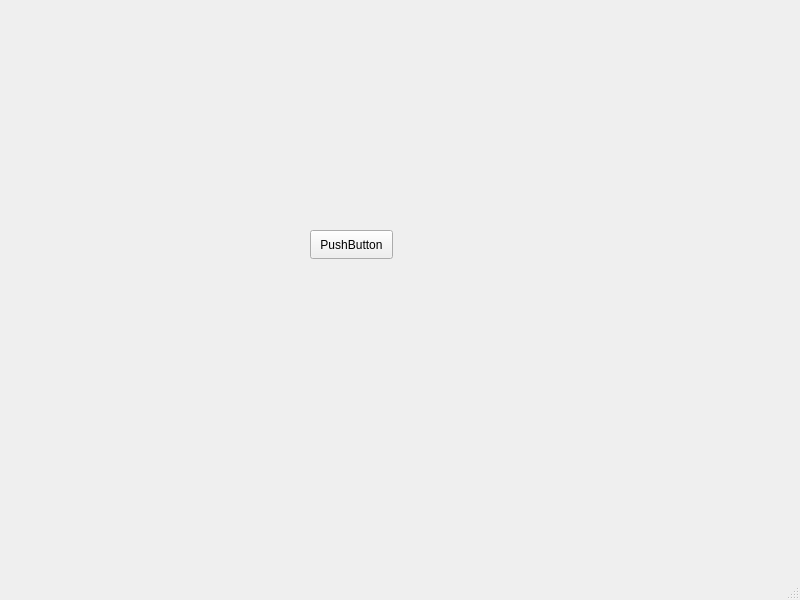
<?xml version="1.0" encoding="UTF-8"?>
<ui version="4.0">
 <class>MainWindow</class>
 <widget class="QMainWindow" name="MainWindow">
  <property name="geometry">
   <rect>
    <x>0</x>
    <y>0</y>
    <width>800</width>
    <height>600</height>
   </rect>
  </property>
  <property name="windowTitle">
   <string>MainWindow</string>
  </property>
  <widget class="QWidget" name="centralwidget">
   <widget class="QPushButton" name="pushButton">
    <property name="geometry">
     <rect>
      <x>310</x>
      <y>230</y>
      <width>83</width>
      <height>29</height>
     </rect>
    </property>
    <property name="text">
     <string>PushButton</string>
    </property>
   </widget>
  </widget>
  <widget class="QMenuBar" name="menubar">
   <property name="geometry">
    <rect>
     <x>0</x>
     <y>0</y>
     <width>800</width>
     <height>25</height>
    </rect>
   </property>
  </widget>
  <widget class="QStatusBar" name="statusbar"/>
 </widget>
 <resources/>
 <connections/>
</ui>
